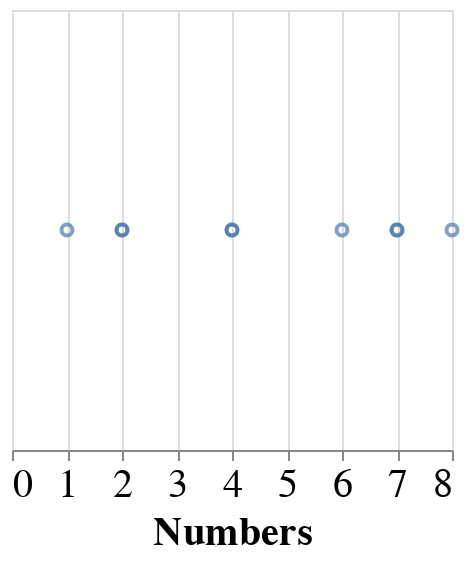

The cell this chart's notebook holds for it:
### Markdown cell above
Let's add an encoding so the data is mapped to the x and y axes:

### Code cell
plot = alt.Chart(df).mark_point().encode(alt.X('Numbers'))

plot

# We still haven't encoded any of the data to the Y-axis!

### Figure 1 — Vega-Lite specification as saved in the notebook (floating-point values rounded to 4 significant figures)
{"height": 220, "width": 220, "config": {"style": {"circle": {"size": 400}, "point": {"size": 30}, "square": {"size": 400}}, "legend": {"symbolSize": 20, "titleFontSize": 20, "labelFontSize": 20}, "axis": {"titleFontSize": 20, "labelFontSize": 20}}, "data": {"name": "data-e1f27bdda7bfd6fed066714f7c229752"}, "mark": "point", "encoding": {"x": {"type": "quantitative", "field": "Numbers"}}, "$schema": "https://vega.github.io/schema/vega-lite/v4.8.1.json", "datasets": {"data-e1f27bdda7bfd6fed066714f7c229752": [{"Letters": "C", "Numbers": 2}, {"Letters": "C", "Numbers": 7}, {"Letters": "C", "Numbers": 4}, {"Letters": "D", "Numbers": 1}, {"Letters": "D", "Numbers": 2}, {"Letters": "D", "Numbers": 6}, {"Letters": "E", "Numbers": 8}, {"Letters": "E", "Numbers": 4}, {"Letters": "E", "Numbers": 7}]}}
